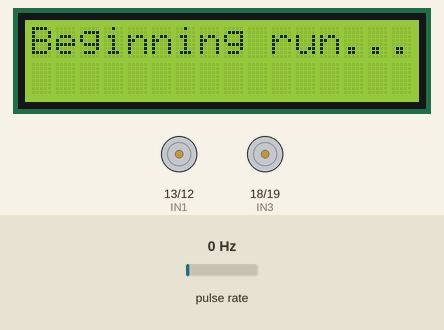
A sketch run on a simulated Arduino Uno, built with avr-gcc and run on an emulated ATmega328P. Shown: 16×2 character LCD, motor-driver pin pairs drawn as motors (green arrow = first pin HIGH = forward, orange = second pin HIGH = backward, longer = more drive, scaled by the enable pin). Wiring (inferred from the names in the program): pulse sensor: data pin 2. Inputs (shaded band) come from the test bench; at power-on: pulse rate 0 Hz.

Above: at 0.1 s.
At 2.0 s:
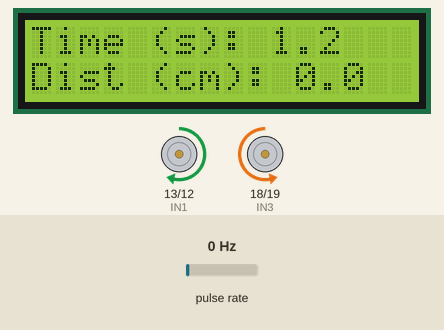
2.1 s: pulse rate (sensor on pin 2) set to 50 Hz
At 4.2 s:
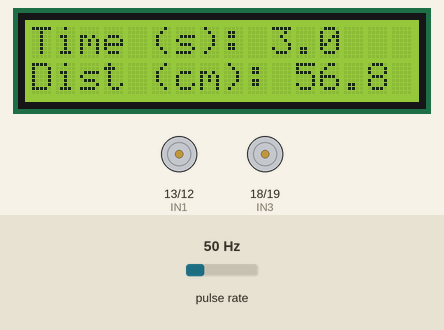
Timing chart, 0 to 5.7 s (numbered marks = the images above; inputs shaded):
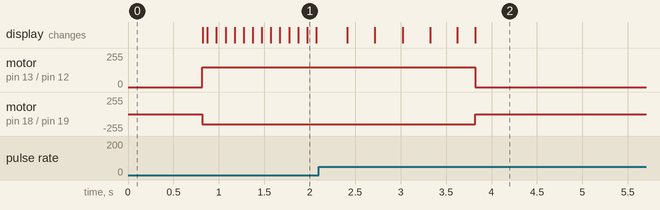

The sketch:

ComponentIntegration.ino
```cpp
#include <LiquidCrystal.h>

//Function declarations
void printDist(float dist, uint8_t col, uint8_t row);
void printTime(unsigned long msecs, uint8_t col, uint8_t row);
void forward(uint8_t speed);
void backward(uint8_t speed);
void left(uint8_t speed);
void right(uint8_t speed);
void stop();

// LCD setup pins
const uint8_t RS = 8;
const uint8_t EN = 9;
const uint8_t D4 = 4;
const uint8_t D5 = 5;
const uint8_t D6 = 6;
const uint8_t D7 = 7;

// Input pins to drive the motors
const uint8_t IN1 = 13;
const uint8_t IN2 = 12;
const uint8_t IN3 = 18; // marked as pin A5 on the Arduino
const uint8_t IN4 = 19; // marked as pin A4 on the Arduino

// Motor enable pins
const uint8_t ENA = 11;
const uint8_t ENB = 3;

// Preset speeds that can be used to drive the motor at
const uint8_t MAX_SPEED = 255;
const uint8_t UPPER_SPEED = 150;
const uint8_t NORMAL_SPEED = 100;
const uint8_t LOWER_SPEED = 50;

// Rotary Encoder pins
//const uint8_t ENC_L = 12;  // Not in use as pin 12 cannot be used for digitalPinToInterrupt
const uint8_t ENC_R = 2;

//IR Sensor pins
const uint8_t IR_L = 16;  // marked as pin A2 on the Arduino
const uint8_t IR_R = 17;  // marked as pin A3 on the Arduino

//IR Sensor threshold values
const uint8_t IRT_L = 255;  // temporary value, actual value to be determined empirically later
const uint8_t IRT_R = 255;  // temporary value, actual value to be determined empirically later

// Variables related to counting pulses received from the rotary encoders
//volatile unsigned int countL = 0;  // Not in use, see comment on ENC_L
volatile unsigned int countR = 0;

// Define interrupt functions to be used to count the pulses from the encoders
//void count_left() { countL++; }  // Not in use, see comment on ENC_L
void count_rght() { countR++; }

// Variables related to time and state keeping
unsigned long DURATION = 3 * 1000;  // Converted to milliseconds
unsigned long start_time = 0;
unsigned long elapsed_time = 0;
bool is_moving = false;

// Variables related to printing and calculating distance travelled
float distance = 0;
const float CIRCUMFRNC = 26.748671; // Circumference in cm ; Calculated from a diameter measurement of 67mm
const uint8_t PPR = 40;  // Pulses per revolution, counted from the number of slits in the encoder wheel.
                         // TODO: empirically measure the pulses generated per revolution
                         // PPR empirically determined to be 40


// Setup the LCD
LiquidCrystal lcd(RS, EN, D4, D5, D6, D7);

void setup() {
  // Set encoder digital out pins as inputs to the Arduino
  //pinMode(ENC_L, INPUT);
  pinMode(ENC_R, INPUT);

  // Set the L298N's input pins as outputs from the Arduino
  pinMode(IN1, OUTPUT);
  pinMode(IN2, OUTPUT);
  pinMode(IN3, OUTPUT);
  pinMode(IN4, OUTPUT);
  pinMode(ENA, OUTPUT);
  pinMode(ENB, OUTPUT);

  // Attach interrupts for counting the pulses
  //attachInterrupt(digitalPinToInterrupt(ENC_L), count_left, FALLING);  // Not in use, see comment on ENC_L
  attachInterrupt(digitalPinToInterrupt(ENC_R), count_rght, FALLING);

  // Init LCD
  lcd.begin(16, 2);

  // Display run start message
  lcd.setCursor(0, 0);
  lcd.print("Beginning run...");
  delay(750);

  // Start run & record start time
  lcd.clear();
  start_time = millis();
}

void loop() {
  // Calculate elapsed time
  elapsed_time = millis() - start_time;

  // Calculate distance travelled
  //distance = ((float)((countL + countR) / 2) / (float)PPR) * CIRCUMFRNC;
  distance = ((float)countR / (float)PPR) * CIRCUMFRNC;

  // Only move if elapsed time is less than 10s
  if (elapsed_time <= DURATION) {
    // Move forwards
    forward(UPPER_SPEED);
    // Print time taken and distance travelled
    printTime(elapsed_time, 0, 0);
    printDist(distance, 0, 1);
  } else {
    stop();
  }
}

void printDist(float dist, uint8_t col, uint8_t row) {
  lcd.setCursor(col, row);
  lcd.print("Dist (cm): ");
  lcd.print(dist, 1); // print to 2 DP
}
void printTime(unsigned long msecs, uint8_t col, uint8_t row) {
  const double secs = (double)msecs / (double)1000;
  lcd.setCursor(col, row);
  lcd.print("Time (s): ");
  lcd.print(secs, 1);
}

void forward(uint8_t speed) {
  analogWrite(ENA, speed);
  analogWrite(ENB, speed);
  digitalWrite(IN1, HIGH);
  digitalWrite(IN2, LOW);
  digitalWrite(IN3, LOW);
  digitalWrite(IN4, HIGH);
  if (is_moving == false) { is_moving = true; }
}
void backward(uint8_t speed) {
  analogWrite(ENA, speed);
  analogWrite(ENB, speed);
  digitalWrite(IN1, LOW);
  digitalWrite(IN2, HIGH);
  digitalWrite(IN3, HIGH);
  digitalWrite(IN4, LOW);
  if (is_moving == false) { is_moving = true; }
}
void left(uint8_t speed) {
  analogWrite(ENA, speed);
  analogWrite(ENB, speed);
  digitalWrite(IN1, HIGH);
  digitalWrite(IN2, LOW);
  digitalWrite(IN3, HIGH);
  digitalWrite(IN4, LOW);
  if (is_moving == false) { is_moving = true; }
}
void right(uint8_t speed) {
  analogWrite(ENA, speed);
  analogWrite(ENB, speed);
  digitalWrite(IN1, LOW);
  digitalWrite(IN2, HIGH);
  digitalWrite(IN3, LOW);
  digitalWrite(IN4, HIGH);
  if (is_moving == false) { is_moving = true; }
}
void stop() {
  digitalWrite(ENA, LOW);
  digitalWrite(ENB, LOW);
  digitalWrite(IN1, LOW);
  digitalWrite(IN2, LOW);
  digitalWrite(IN3, LOW);
  digitalWrite(IN4, LOW);
  if (is_moving == true) { is_moving = false; }
}
```
